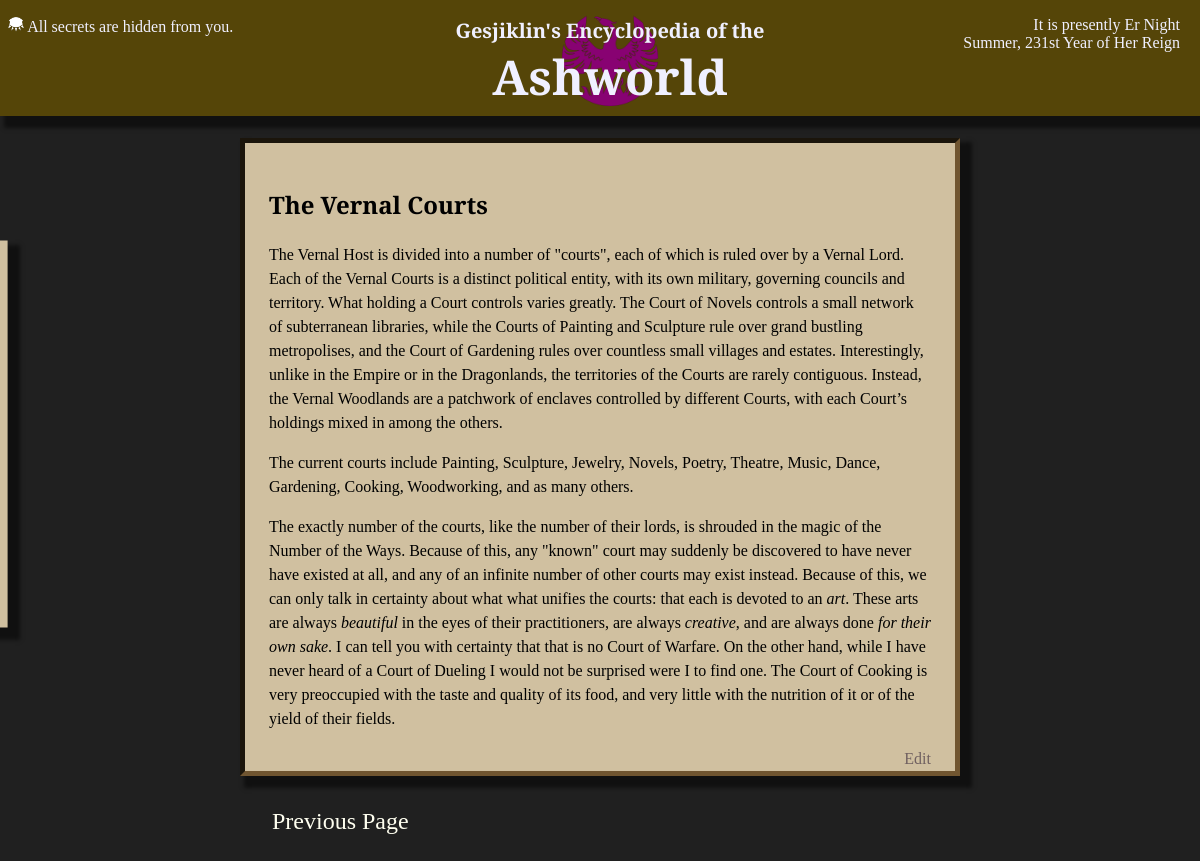
/The Vernal Courts-info, run on an earlier commit of the app's database.
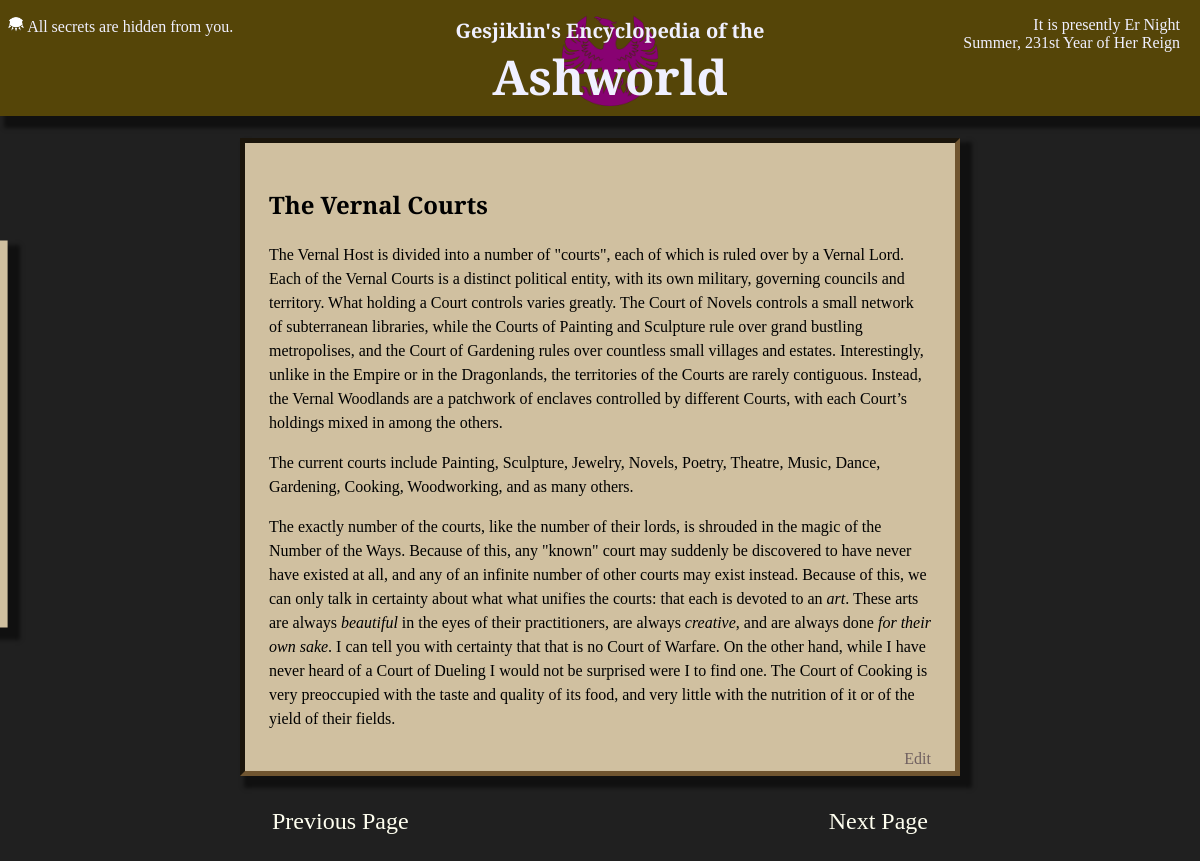
And on a later commit of the database.
### wiki/models.py (models this page shows, shortened)
class InfoPage(models.Model):
    short_title = models.CharField(max_length = 64, primary_key=True)
    def title(self):
        return self.short_title #self.full_title if self.full_title else self.short_title
    def prev_page(self):
        return InfoPage.objects.get(next_page = self)
    def is_secret(self):
        return len(self.text) == 0 and len(InfoSecret.objects.filter(page = self))
    def map_location(self):
        return MapLocation.objects.get(page = self)
    quote = models.TextField(blank = True)
    text = models.TextField(blank = True)
    next_page = models.ForeignKey(to='self', on_delete=models.SET_NULL, null=True, blank=True)

### wiki/views.py (the view)
# urls.py: path('', views.index, name='index'),
def index(request, **kwargs):
    template_name = "wiki/index.html"
    context = base_context(request)
    short_title = kwargs['pagetitle'] if ('pagetitle' in kwargs) else 'Introduction'
    info = get_object_or_404(InfoPage, short_title=short_title)
    context['info'] = info
    return render(request, template_name, context)

### wiki/views.py (called while the page is built)
def base_context(request):
    context = {}
    context['show_secrets'] = request.session.get('show_secrets', False)
    context['locations'] = MapLocation.objects.all()
    return context

### wiki/templates/wiki/index.html (shortened to what this page needs)
{% load static %}
<!DOCTYPE HTML>
<html>
<head>
    <link rel="stylesheet" type="text/css" href="{% static 'wiki/style.css' %}"/>
    {% block head %}
    <link rel="stylesheet" type="text/css" href="{% static 'wiki/info.css' %}"/>
    {% endblock %}
</head>
<body>
<div class="title">
    <image src="{% static 'wiki/Phoenix.png' %}" alt=""/>
    <span><h2>Gesjiklin's Encyclopedia of the</h2><h1>Ashworld</h1></span>
    <p id="secrets" class="left">
        <a href="{% url 'togglesecrets' %}?return={{request.path}}">
            <img id={% if show_secrets %}"alt"{% else %}"main"{% endif %} src="{% static 'wiki/closedEye.png' %}" alt="" height="16"/>
            {% if show_secrets %}
                You are viewing all secrets.
            {% else %}
                All secrets are hidden from you.
            {% endif %}
        </a>
    </p>
    <p id="datetime" class="right">
        It is presently HOUR SECTION <br/>
        Summer, 231st Year of Her Reign
    </p>
</div>
<div class="titlebuffer"></div>
<div class="sidebar">
</div>
<div class="content">
    {% block content %}
    <div class="textbox">
        <h2>
            {% if info.is_secret and not show_secrets %}
                <spawn class="secret">There are only secrets here.</span>
            {% else %}
                {{ info.title | safe }}
            {% endif %}
        </h2>
        <p>
            {{ info.text | safe }}
        <a class="edit" href="{% url 'admin:wiki_infopage_change' info.pk %}">Edit</a>
    </div>
    {% if info.prev_page %}
        <a id="prev" class="pageturn" href="{% url 'info' info.prev_page.pk %}">Previous Page</a>
    {% endif %}
    {% if info.next_page %}
        <a id="next" class="pageturn" href="{% url 'info' info.next_page.pk %}">Next Page</a>
    {% endif %}
    {% endblock %}
</div>
</body>
</html>

### wiki/static/wiki/style.css (style rules this page uses)
body { padding: 0%; margin: 0%; background-color: #202020; }
.title { position: fixed; top: 0; left: 0; width: 100%; margin: 0%; padding: 10px; background: #554508; text-align: center; }
.title, .title a { color: #f0f0ff; }
.title, .titlebuffer { height: 6em; }
.title img { max-height: 100%; }
.title span { position: absolute; top: 0; left: 50%; transform: translate(-50%, 0%); }
.title h2 { margin-bottom: 0%; font-size: 1.25em; }
.title h1 { margin-top: 0%; margin-bottom: 8px; font-size: 3em; }
.title h1, h2, .sidebar a { font-family: 'Cinzel Decorative', cursive; }
.title p { position: absolute; top: 0; padding: 0px 8px; }
.title p.right { text-align: right; right: 2em; }
.title p.left { text-align: left; left: 0; }
.title p img#main, .title p:hover img#alt { display: inline; }
.content { padding: 10px 20%; color: #fffff0; }
.content .textbox { color: #000000; padding: 24px; border-style: inset; border-color: #705530; border-width: 5px; line-height: 1.5; }
.sidebar { position: absolute; left: 0; top: 50%; padding: 16px; padding-top: inherit; width: 10%; max-width: 10em; overflow: hidden; transform: translate(-95%, -50%); transition: transform 1s; }
a { text-decoration: none; color: #000000; }
.title, .content .textbox, .sidebar { box-shadow: 8px 8px 4px 4px #00000080; }
.sidebar, .content .textbox, .content .textbox .matchbackground { background-color: #d0c0a0; }

### wiki/static/wiki/info.css (style rules this page uses)
.edit, .pageturn { font-family: 'Cinzel Decorative', cursive; text-decoration: none; }
#next.pageturn, .edit { float: right; }
.edit { color: #706060; }
.pageturn { color: inherit; padding: 32px 32px; font-size: 1.5em; }
#prev.pageturn { float: left; }

What changed in the data, as far as the page shows it:
changed InfoPage "The Vernal Courts": next_page_id empty → "The Phoenix Empire" (drawn)
Also different on the page:
text now shown: "Next Page"
